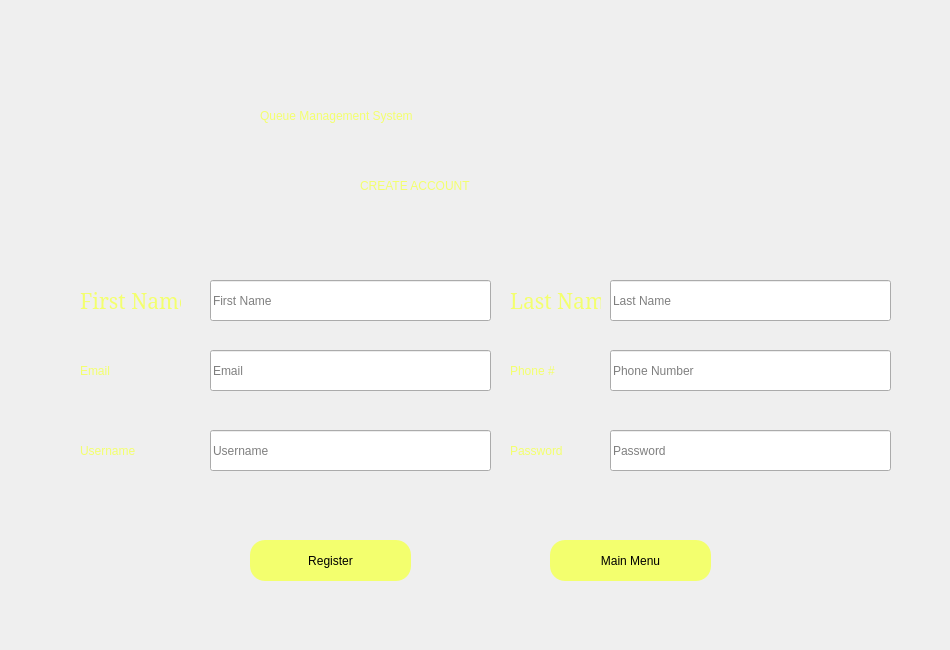
<?xml version="1.0" encoding="UTF-8"?>
<ui version="4.0">
 <class>registration</class>
 <widget class="QDialog" name="registration">
  <property name="geometry">
   <rect>
    <x>0</x>
    <y>0</y>
    <width>950</width>
    <height>650</height>
   </rect>
  </property>
  <property name="windowTitle">
   <string>Dialog</string>
  </property>
  <widget class="QLabel" name="label_6">
   <property name="geometry">
    <rect>
     <x>80</x>
     <y>350</y>
     <width>91</width>
     <height>41</height>
    </rect>
   </property>
   <property name="styleSheet">
    <string notr="true">font: 75 16pt &quot;Garamond&quot;;
color: rgb(243, 255, 110);</string>
   </property>
   <property name="text">
    <string>Email</string>
   </property>
  </widget>
  <widget class="QPushButton" name="pushButton">
   <property name="geometry">
    <rect>
     <x>250</x>
     <y>540</y>
     <width>161</width>
     <height>41</height>
    </rect>
   </property>
   <property name="styleSheet">
    <string notr="true">font: 90 16pt &quot;Garamond&quot;;
color: rgb(0,0,0);
background-color: rgb(243, 255, 110);
border-radius: 15px;</string>
   </property>
   <property name="text">
    <string>Register</string>
   </property>
  </widget>
  <widget class="QLineEdit" name="emailLineEdit">
   <property name="geometry">
    <rect>
     <x>210</x>
     <y>350</y>
     <width>281</width>
     <height>41</height>
    </rect>
   </property>
   <property name="styleSheet">
    <string notr="true">font: 75 16pt &quot;Garamond&quot;;
color: rgb(0, 0, 0);</string>
   </property>
   <property name="placeholderText">
    <string>Email</string>
   </property>
  </widget>
  <widget class="QLineEdit" name="usernamelineEdit">
   <property name="geometry">
    <rect>
     <x>210</x>
     <y>430</y>
     <width>281</width>
     <height>41</height>
    </rect>
   </property>
   <property name="styleSheet">
    <string notr="true">font: 75 16pt &quot;Garamond&quot;;
color: rgb(0, 0, 0);</string>
   </property>
   <property name="placeholderText">
    <string>Username</string>
   </property>
  </widget>
  <widget class="QLabel" name="label_5">
   <property name="geometry">
    <rect>
     <x>360</x>
     <y>170</y>
     <width>271</width>
     <height>31</height>
    </rect>
   </property>
   <property name="styleSheet">
    <string notr="true">font: 75 22pt &quot;Garamond&quot;;
color: rgb(243, 255, 110);</string>
   </property>
   <property name="text">
    <string>CREATE ACCOUNT</string>
   </property>
  </widget>
  <widget class="QLineEdit" name="firstNameLineEdit">
   <property name="geometry">
    <rect>
     <x>210</x>
     <y>280</y>
     <width>281</width>
     <height>41</height>
    </rect>
   </property>
   <property name="styleSheet">
    <string notr="true">font: 75 16pt &quot;Garamond&quot;;
color: rgb(0, 0, 0);</string>
   </property>
   <property name="placeholderText">
    <string>First Name</string>
   </property>
  </widget>
  <widget class="QLabel" name="label_7">
   <property name="geometry">
    <rect>
     <x>80</x>
     <y>280</y>
     <width>101</width>
     <height>41</height>
    </rect>
   </property>
   <property name="font">
    <font>
     <family>Garamond</family>
     <pointsize>16</pointsize>
     <weight>9</weight>
     <italic>false</italic>
     <bold>false</bold>
    </font>
   </property>
   <property name="styleSheet">
    <string notr="true">font: 75 16pt &quot;Garamond&quot;;
color: rgb(243, 255, 110);</string>
   </property>
   <property name="text">
    <string>First Name</string>
   </property>
  </widget>
  <widget class="QLabel" name="label_4">
   <property name="geometry">
    <rect>
     <x>0</x>
     <y>0</y>
     <width>950</width>
     <height>651</height>
    </rect>
   </property>
   <property name="text">
    <string/>
   </property>
   <property name="pixmap">
    <pixmap>../CC15 Final Project/cool-geometric-triangular-figure-neon-laser-light-great-backgrounds-wallpapers_181624-9331.jpg</pixmap>
   </property>
   <property name="scaledContents">
    <bool>true</bool>
   </property>
  </widget>
  <widget class="QLabel" name="label_3">
   <property name="geometry">
    <rect>
     <x>510</x>
     <y>430</y>
     <width>91</width>
     <height>41</height>
    </rect>
   </property>
   <property name="styleSheet">
    <string notr="true">font: 75 16pt &quot;Garamond&quot;;
color: rgb(243, 255, 110);</string>
   </property>
   <property name="text">
    <string>Password</string>
   </property>
  </widget>
  <widget class="QLabel" name="label">
   <property name="geometry">
    <rect>
     <x>260</x>
     <y>90</y>
     <width>481</width>
     <height>51</height>
    </rect>
   </property>
   <property name="styleSheet">
    <string notr="true">font: 75 28pt &quot;Rockwell&quot;;
color: rgb(243, 255, 110);</string>
   </property>
   <property name="text">
    <string>Queue Management System</string>
   </property>
  </widget>
  <widget class="QLineEdit" name="passwordLineEdit">
   <property name="geometry">
    <rect>
     <x>610</x>
     <y>430</y>
     <width>281</width>
     <height>41</height>
    </rect>
   </property>
   <property name="styleSheet">
    <string notr="true">font: 75 16pt &quot;Garamond&quot;;
color: rgb(0, 0, 0);</string>
   </property>
   <property name="placeholderText">
    <string>Password</string>
   </property>
  </widget>
  <widget class="QLabel" name="label_2">
   <property name="geometry">
    <rect>
     <x>80</x>
     <y>430</y>
     <width>91</width>
     <height>41</height>
    </rect>
   </property>
   <property name="styleSheet">
    <string notr="true">font: 75 16pt &quot;Garamond&quot;;
color: rgb(243, 255, 110);</string>
   </property>
   <property name="text">
    <string>Username</string>
   </property>
  </widget>
  <widget class="QLineEdit" name="lastNameLineEdit">
   <property name="geometry">
    <rect>
     <x>610</x>
     <y>280</y>
     <width>281</width>
     <height>41</height>
    </rect>
   </property>
   <property name="styleSheet">
    <string notr="true">font: 75 16pt &quot;Garamond&quot;;
color: rgb(0, 0, 0);</string>
   </property>
   <property name="placeholderText">
    <string>Last Name</string>
   </property>
  </widget>
  <widget class="QLabel" name="label_9">
   <property name="geometry">
    <rect>
     <x>510</x>
     <y>280</y>
     <width>91</width>
     <height>41</height>
    </rect>
   </property>
   <property name="font">
    <font>
     <family>Garamond</family>
     <pointsize>16</pointsize>
     <weight>9</weight>
     <italic>false</italic>
     <bold>false</bold>
    </font>
   </property>
   <property name="styleSheet">
    <string notr="true">font: 75 16pt &quot;Garamond&quot;;
color: rgb(243, 255, 110);</string>
   </property>
   <property name="text">
    <string>Last Name</string>
   </property>
  </widget>
  <widget class="QLineEdit" name="phoneLineEdit">
   <property name="geometry">
    <rect>
     <x>610</x>
     <y>350</y>
     <width>281</width>
     <height>41</height>
    </rect>
   </property>
   <property name="styleSheet">
    <string notr="true">font: 75 16pt &quot;Garamond&quot;;
color: rgb(0, 0, 0);</string>
   </property>
   <property name="placeholderText">
    <string>Phone Number</string>
   </property>
  </widget>
  <widget class="QLabel" name="label_10">
   <property name="geometry">
    <rect>
     <x>510</x>
     <y>350</y>
     <width>91</width>
     <height>41</height>
    </rect>
   </property>
   <property name="styleSheet">
    <string notr="true">font: 75 16pt &quot;Garamond&quot;;
color: rgb(243, 255, 110);</string>
   </property>
   <property name="text">
    <string>Phone #</string>
   </property>
  </widget>
  <widget class="QPushButton" name="pushButton_2">
   <property name="geometry">
    <rect>
     <x>550</x>
     <y>540</y>
     <width>161</width>
     <height>41</height>
    </rect>
   </property>
   <property name="styleSheet">
    <string notr="true">font: 90 16pt &quot;Garamond&quot;;
color: rgb(0,0,0);
background-color: rgb(243, 255, 110);
border-radius: 15px;</string>
   </property>
   <property name="text">
    <string>Main Menu</string>
   </property>
  </widget>
  <zorder>label_4</zorder>
  <zorder>label_6</zorder>
  <zorder>pushButton</zorder>
  <zorder>emailLineEdit</zorder>
  <zorder>usernamelineEdit</zorder>
  <zorder>label_5</zorder>
  <zorder>firstNameLineEdit</zorder>
  <zorder>label_7</zorder>
  <zorder>label_3</zorder>
  <zorder>label</zorder>
  <zorder>passwordLineEdit</zorder>
  <zorder>label_2</zorder>
  <zorder>lastNameLineEdit</zorder>
  <zorder>label_9</zorder>
  <zorder>phoneLineEdit</zorder>
  <zorder>label_10</zorder>
  <zorder>pushButton_2</zorder>
 </widget>
 <resources/>
 <connections/>
</ui>
